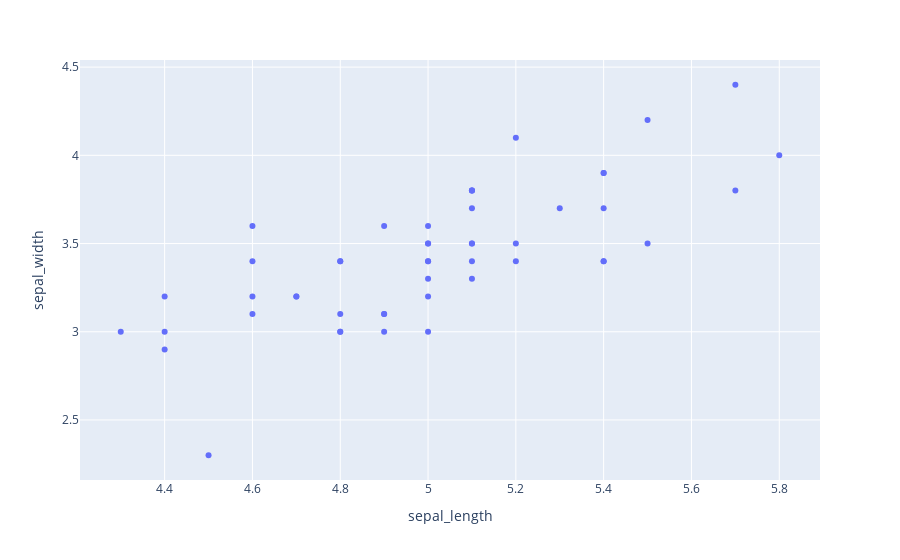

Here is the notebook cell this chart was saved with:
### Code cell
px.scatter(setosa_df,x='sepal_length',y='sepal_width')

### Figure 1 — Plotly figure (JSON) as saved in the notebook; plotly's stock layout.template omitted (floating-point values rounded to 4 significant figures)
{"data": [{"hovertemplate": "sepal_length=%{x}<br>sepal_width=%{y}<extra></extra>", "legendgroup": "", "marker": {"color": "#636efa", "symbol": "circle"}, "mode": "markers", "name": "", "orientation": "v", "showlegend": false, "type": "scatter", "x": [5.1, 4.9, 4.7, 4.6, 5, 5.4, 4.6, 5, 4.4, 4.9, 5.4, 4.8, 4.8, 4.3, 5.8, 5.7, 5.4, 5.1, 5.7, 5.1, 5.4, 5.1, 4.6, 5.1, 4.8, 5, 5, 5.2, 5.2, 4.7, 4.8, 5.4, 5.2, 5.5, 4.9, 5, 5.5, 4.9, 4.4, 5.1, 5, 4.5, 4.4, 5, 5.1, 4.8, 5.1, 4.6, 5.3, 5], "xaxis": "x", "y": [3.5, 3, 3.2, 3.1, 3.6, 3.9, 3.4, 3.4, 2.9, 3.1, 3.7, 3.4, 3, 3, 4, 4.4, 3.9, 3.5, 3.8, 3.8, 3.4, 3.7, 3.6, 3.3, 3.4, 3, 3.4, 3.5, 3.4, 3.2, 3.1, 3.4, 4.1, 4.2, 3.1, 3.2, 3.5, 3.6, 3, 3.4, 3.5, 2.3, 3.2, 3.5, 3.8, 3, 3.8, 3.2, 3.7, 3.3], "yaxis": "y"}], "layout": {"legend": {"tracegroupgap": 0}, "margin": {"t": 60}, "xaxis": {"anchor": "y", "domain": [0, 1], "title": {"text": "sepal_length"}}, "yaxis": {"anchor": "x", "domain": [0, 1], "title": {"text": "sepal_width"}}}}
